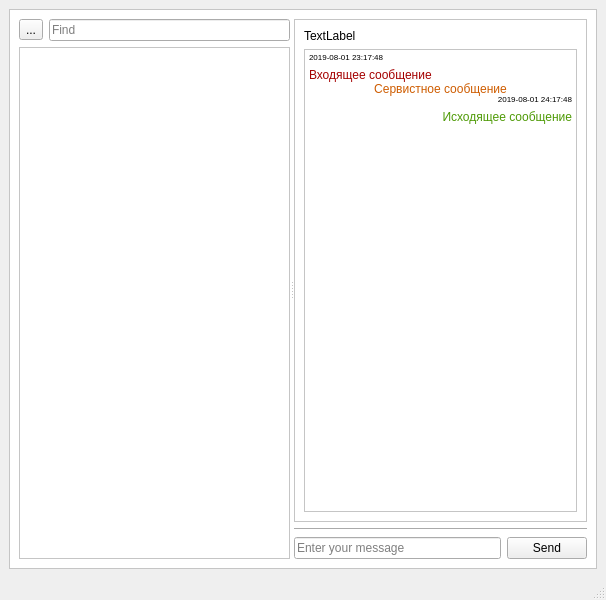
<?xml version="1.0" encoding="UTF-8"?>
<ui version="4.0">
 <class>MainWindow</class>
 <widget class="QMainWindow" name="MainWindow">
  <property name="geometry">
   <rect>
    <x>0</x>
    <y>0</y>
    <width>606</width>
    <height>600</height>
   </rect>
  </property>
  <property name="minimumSize">
   <size>
    <width>400</width>
    <height>600</height>
   </size>
  </property>
  <property name="windowTitle">
   <string>Chat</string>
  </property>
  <property name="windowIcon">
   <iconset>
    <normaloff>../../../../Изображения/mail_message_email_10026.ico</normaloff>../../../../Изображения/mail_message_email_10026.ico</iconset>
  </property>
  <property name="autoFillBackground">
   <bool>true</bool>
  </property>
  <property name="styleSheet">
   <string notr="true">QFrame{
	background-color:white;
	
}
</string>
  </property>
  <widget class="QWidget" name="centralwidget">
   <layout class="QGridLayout" name="gridLayout_2">
    <item row="0" column="0">
     <widget class="QFrame" name="frame_2">
      <property name="autoFillBackground">
       <bool>false</bool>
      </property>
      <property name="frameShape">
       <enum>QFrame::StyledPanel</enum>
      </property>
      <property name="frameShadow">
       <enum>QFrame::Raised</enum>
      </property>
      <layout class="QGridLayout" name="gridLayout">
       <item row="0" column="0">
        <widget class="QSplitter" name="splitter">
         <property name="orientation">
          <enum>Qt::Horizontal</enum>
         </property>
         <widget class="QWidget" name="layoutWidget">
          <layout class="QVBoxLayout" name="verticalLayout_2" stretch="0,0">
           <item>
            <layout class="QHBoxLayout" name="horizontalLayout_4">
             <item>
              <widget class="QToolButton" name="addContact">
               <property name="text">
                <string>...</string>
               </property>
               <property name="icon">
                <iconset>
                 <normaloff>img/add-contacts.png</normaloff>img/add-contacts.png</iconset>
               </property>
              </widget>
             </item>
             <item>
              <widget class="QLineEdit" name="editFind">
               <property name="maximumSize">
                <size>
                 <width>16777215</width>
                 <height>16777215</height>
                </size>
               </property>
               <property name="placeholderText">
                <string>Find</string>
               </property>
              </widget>
             </item>
            </layout>
           </item>
           <item>
            <widget class="QListView" name="listContact">
             <property name="enabled">
              <bool>true</bool>
             </property>
             <property name="maximumSize">
              <size>
               <width>16777215</width>
               <height>16777215</height>
              </size>
             </property>
             <property name="contextMenuPolicy">
              <enum>Qt::ActionsContextMenu</enum>
             </property>
            </widget>
           </item>
          </layout>
         </widget>
         <widget class="QWidget" name="">
          <layout class="QVBoxLayout" name="verticalLayout">
           <item>
            <widget class="QFrame" name="frame">
             <property name="frameShape">
              <enum>QFrame::StyledPanel</enum>
             </property>
             <property name="frameShadow">
              <enum>QFrame::Sunken</enum>
             </property>
             <layout class="QGridLayout" name="gridLayout_3">
              <item row="0" column="0">
               <widget class="QLabel" name="lblContact">
                <property name="lineWidth">
                 <number>2</number>
                </property>
                <property name="text">
                 <string>TextLabel</string>
                </property>
               </widget>
              </item>
              <item row="1" column="0">
               <widget class="QTextEdit" name="editMessages">
                <property name="focusPolicy">
                 <enum>Qt::NoFocus</enum>
                </property>
                <property name="readOnly">
                 <bool>true</bool>
                </property>
                <property name="html">
                 <string>&lt;!DOCTYPE HTML PUBLIC &quot;-//W3C//DTD HTML 4.0//EN&quot; &quot;http://www.w3.org/TR/REC-html40/strict.dtd&quot;&gt;
&lt;html&gt;&lt;head&gt;&lt;meta name=&quot;qrichtext&quot; content=&quot;1&quot; /&gt;&lt;style type=&quot;text/css&quot;&gt;
p, li { white-space: pre-wrap; }
&lt;/style&gt;&lt;/head&gt;&lt;body style=&quot; font-family:'Open Sans'; font-size:9pt; font-weight:400; font-style:normal;&quot;&gt;
&lt;p style=&quot; margin-top:0px; margin-bottom:0px; margin-left:0px; margin-right:0px; -qt-block-indent:0; text-indent:0px;&quot;&gt;&lt;span style=&quot; vertical-align:super;&quot;&gt;2019-08-01 23:17:48&lt;/span&gt;&lt;/p&gt;
&lt;p style=&quot; margin-top:0px; margin-bottom:0px; margin-left:0px; margin-right:0px; -qt-block-indent:0; text-indent:0px;&quot;&gt;&lt;span style=&quot; color:#a40000;&quot;&gt;Входящее сообщение&lt;/span&gt;&lt;/p&gt;
&lt;p align=&quot;center&quot; style=&quot; margin-top:0px; margin-bottom:0px; margin-left:0px; margin-right:0px; -qt-block-indent:0; text-indent:0px;&quot;&gt;&lt;span style=&quot; color:#ce5c00;&quot;&gt;Сервистное сообщение&lt;/span&gt;&lt;/p&gt;
&lt;p align=&quot;right&quot; style=&quot; margin-top:0px; margin-bottom:0px; margin-left:0px; margin-right:0px; -qt-block-indent:0; text-indent:0px;&quot;&gt;&lt;span style=&quot; vertical-align:super;&quot;&gt;2019-08-01 24:17:48&lt;/span&gt;&lt;/p&gt;
&lt;p align=&quot;right&quot; style=&quot; margin-top:0px; margin-bottom:0px; margin-left:0px; margin-right:0px; -qt-block-indent:0; text-indent:0px;&quot;&gt;&lt;span style=&quot; color:#4e9a06;&quot;&gt;Исходящее сообщение&lt;/span&gt;&lt;/p&gt;&lt;/body&gt;&lt;/html&gt;</string>
                </property>
               </widget>
              </item>
             </layout>
            </widget>
           </item>
           <item>
            <widget class="Line" name="line">
             <property name="orientation">
              <enum>Qt::Horizontal</enum>
             </property>
            </widget>
           </item>
           <item>
            <layout class="QHBoxLayout" name="horizontalLayout_3">
             <item>
              <layout class="QHBoxLayout" name="horizontalLayout_2">
               <property name="spacing">
                <number>2</number>
               </property>
               <item>
                <widget class="QLineEdit" name="editMessage">
                 <property name="font">
                  <font>
                   <pointsize>9</pointsize>
                  </font>
                 </property>
                 <property name="text">
                  <string/>
                 </property>
                 <property name="placeholderText">
                  <string>Enter your message</string>
                 </property>
                 <property name="clearButtonEnabled">
                  <bool>true</bool>
                 </property>
                </widget>
               </item>
              </layout>
             </item>
             <item>
              <layout class="QHBoxLayout" name="horizontalLayout" stretch="0">
               <property name="leftMargin">
                <number>0</number>
               </property>
               <item>
                <widget class="QPushButton" name="btnSend">
                 <property name="enabled">
                  <bool>true</bool>
                 </property>
                 <property name="text">
                  <string>Send</string>
                 </property>
                </widget>
               </item>
              </layout>
             </item>
            </layout>
           </item>
          </layout>
         </widget>
        </widget>
       </item>
      </layout>
     </widget>
    </item>
   </layout>
  </widget>
  <widget class="QStatusBar" name="statusbar"/>
 </widget>
 <tabstops>
  <tabstop>editFind</tabstop>
  <tabstop>listContact</tabstop>
  <tabstop>editMessage</tabstop>
  <tabstop>btnSend</tabstop>
  <tabstop>addContact</tabstop>
 </tabstops>
 <resources/>
 <connections>
  <connection>
   <sender>editMessage</sender>
   <signal>returnPressed()</signal>
   <receiver>btnSend</receiver>
   <slot>click()</slot>
   <hints>
    <hint type="sourcelabel">
     <x>524</x>
     <y>542</y>
    </hint>
    <hint type="destinationlabel">
     <x>736</x>
     <y>542</y>
    </hint>
   </hints>
  </connection>
 </connections>
</ui>
